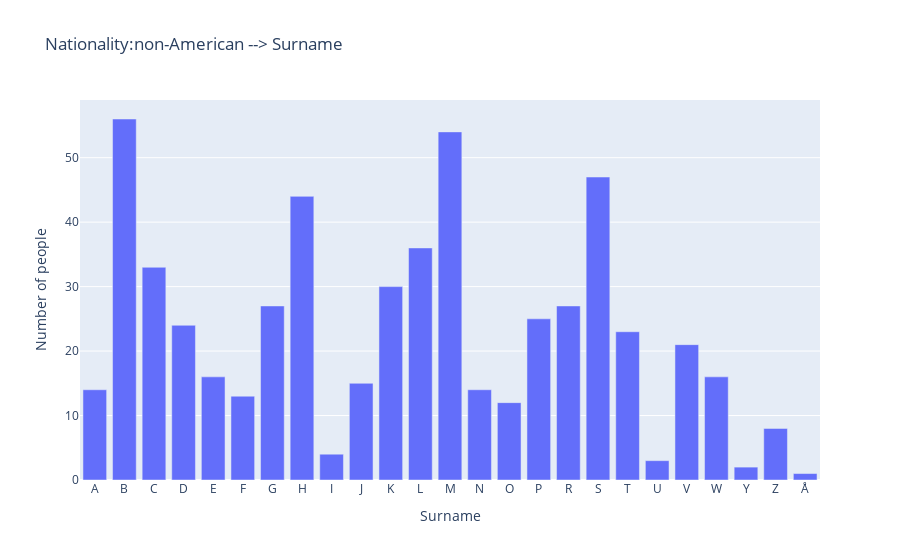

The code cell stored with this chart in its notebook:
### Markdown cell above
### Nationality:non-American --> Surname

### Code cell
data_selected = getNonAmericanData(data,"nationality")


x_label = "Surname"
y_label = "Number of people"
histogram_title = f"Nationality:non-American --> Surname"


selected_field = "name"
histogram_type = "surname"
ignore_list = [""]

if len(data_selected) > 0:

    histogram = create_histogram({"persons": data_selected}, x_label, y_label, histogram_title, entity_type, selected_field, ignore_list,histogram_type,0)
    histogram.show()

### Figure 1 — Plotly figure (JSON) as saved in the notebook; plotly's stock layout.template omitted (floating-point values rounded to 4 significant figures)
{"data": [{"alignmentgroup": "True", "hovertemplate": "Surname=%{x}<br>Number of people=%{y}<extra></extra>", "legendgroup": "", "marker": {"color": "#636efa", "pattern": {"shape": ""}}, "name": "", "offsetgroup": "", "orientation": "v", "showlegend": false, "textposition": "auto", "type": "bar", "x": ["A", "B", "C", "D", "E", "F", "G", "H", "I", "J", "K", "L", "M", "N", "O", "P", "R", "S", "T", "U", "V", "W", "Y", "Z", "Å"], "xaxis": "x", "y": [14, 56, 33, 24, 16, 13, 27, 44, 4, 15, 30, 36, 54, 14, 12, 25, 27, 47, 23, 3, 21, 16, 2, 8, 1], "yaxis": "y"}], "layout": {"barmode": "relative", "legend": {"tracegroupgap": 0}, "title": {"text": "Nationality:non-American --> Surname"}, "xaxis": {"anchor": "y", "domain": [0, 1], "title": {"text": "Surname"}}, "yaxis": {"anchor": "x", "domain": [0, 1], "title": {"text": "Number of people"}}}}
